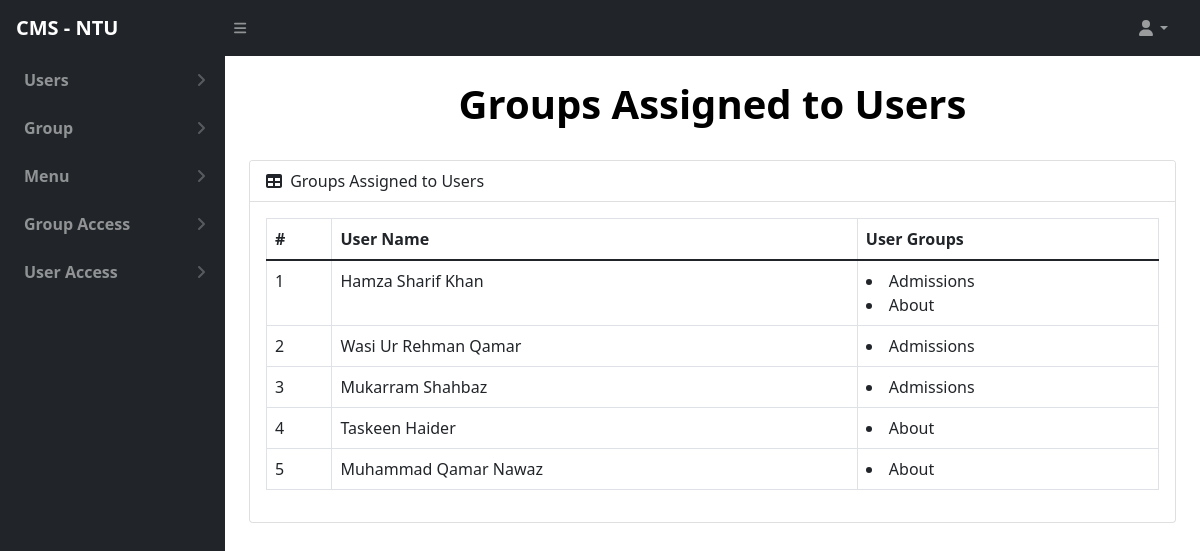
/master-user-group (signed in), run on the app's committed database.
### MasterUser/models.py (models this page shows, shortened)
class CMSUser(models.Model):
    fullName    =models.CharField(max_length=200)
    email       =models.CharField(max_length=200)
    password    =models.CharField(max_length=200)
    active      =models.BooleanField(default=True)
    createdBy   =models.CharField(max_length=200)
    modifiedBy  =models.CharField(max_length=200)
    createdat = models.DateTimeField(
        db_column='createdAt', blank=True, null=True, auto_now_add=True)
    updatedat = models.DateTimeField(
        db_column='updatedAt', blank=True, null=True, auto_now=True)
    class Meta:
        verbose_name_plural="User"

class UserGroup(models.Model):
    groupID = models.ForeignKey(Group, on_delete=models.CASCADE)
    cmUserID = models.ForeignKey(CMSUser, on_delete=models.CASCADE)
    createdat = models.DateTimeField(
        db_column='createdAt', blank=True, null=True, auto_now_add=True)
    updatedat = models.DateTimeField(
        db_column='updatedAt', blank=True, null=True, auto_now=True)
    class Meta:
         verbose_name_plural="UserGroup"

class Group(models.Model):
    groupName   =models.CharField(max_length=200)
    active      =models.BooleanField(default=True)
    createdBy   =models.CharField(max_length=200)
    modifiedBy  =models.CharField(max_length=200)
    createdat = models.DateTimeField(
        db_column='createdAt', blank=True, null=True, auto_now_add=True)
    updatedat = models.DateTimeField(
        db_column='updatedAt', blank=True, null=True, auto_now=True)
    class Meta:
        verbose_name_plural="Group"

### MasterUser/views.py (the view)
# urls.py: path('master-user-group', MasterUserGroup.as_view(), name='master-user-group'),
class MasterUserGroup(MasterLoginRequiredMixin,View):
    def get(self, request):
        users = CMSUser.objects.all()
        return render(request, 'MasterPanel/allUserGroup.html', {'users': users})

### MasterUser/views.py (called while the page is built)
    def dispatch(self, request, *args, **kwargs):
        if "Masteremail" not in request.session:
            return redirect('master-login')  # Replace 'master_login' with your actual login URL
        return super().dispatch(request, *args, **kwargs)

### templates/MasterPanel/allUserGroup.html (shortened to what this page needs)
{% extends 'MasterPanel/index.html' %}
{% block content%}
<div id="layoutSidenav_content">
   <main>
        <div class="container-fluid px-4">
            <h1 class="mt-4 text-center" style="color: #7D61B5;"><b>Groups Assigned to Users</b></h1>
            <div class="card mb-4">
                <div class="card-header">
                    <i class="fas fa-table me-1"></i>
                    Groups Assigned to Users
                </div>
                <div class="card-body">
                    <table class="table table-bordered">
                        <thead>
                            <tr>
                            <th scope="col">#</th>
                            <th scope="col">User Name</th>
                             <th scope="col">User Groups</th>
                            </tr>
                        </thead>
                        <tbody>
                            {% for user in users %}
                                <tr>
                                    <td>{{ forloop.counter }}</td>
                                    <td>{{ user.fullName }}</td>
                                    <td>
                                    {% for user_group in user.usergroup_set.all %}
                                    <li>{{ user_group.groupID.groupName }}</li>
                                    {% endfor %}
                                    </td>
                                </tr>
                            {% endfor %}
                        </tbody>
                    </table>
                </div>
            </div>
        </div>
    </main>
</div>
{%endblock%}

### data on the page
CMSUser: fullName "Hamza Sharif Khan"
UserGroup: groupID.groupName "Admissions"
UserGroup: groupID.groupName "About"
CMSUser: fullName "Wasi Ur Rehman Qamar"
UserGroup: groupID.groupName "Admissions"
CMSUser: fullName "Mukarram Shahbaz"
UserGroup: groupID.groupName "Admissions"
CMSUser: fullName "Taskeen Haider"
UserGroup: groupID.groupName "About"
CMSUser: fullName "Muhammad Qamar Nawaz"
UserGroup: groupID.groupName "About"
